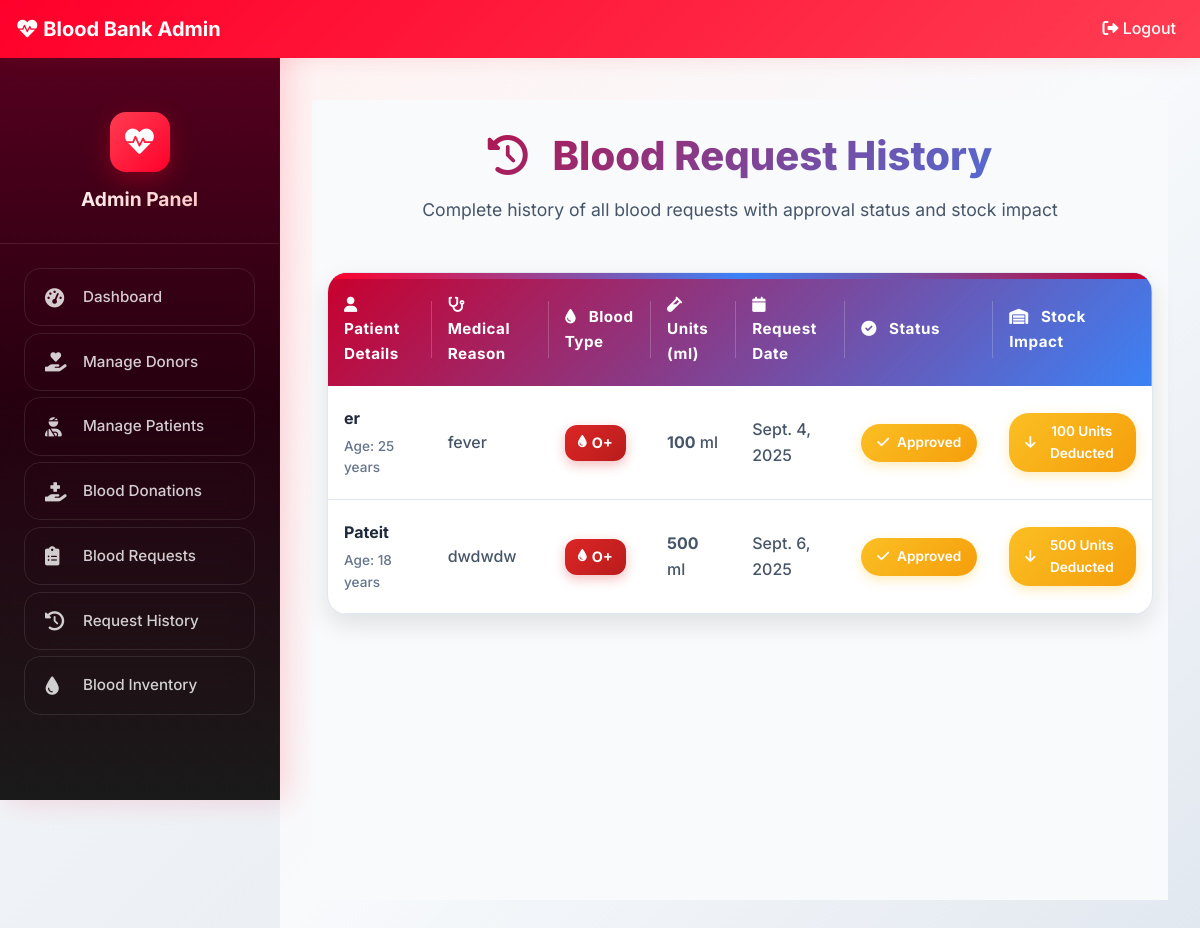
The app's page /admin-request-history (signed in) with its own data.
### blood/models.py (models this page shows, shortened)
class BloodRequest(models.Model):
    request_by_patient=models.ForeignKey(pmodels.Patient,null=True,on_delete=models.CASCADE)
    request_by_donor=models.ForeignKey(dmodels.Donor,null=True,on_delete=models.CASCADE)
    patient_name=models.CharField(max_length=30)
    patient_age=models.PositiveIntegerField()
    reason=models.CharField(max_length=500)
    bloodgroup=models.CharField(max_length=10)
    unit=models.PositiveIntegerField(default=0)
    status=models.CharField(max_length=20,default="Pending")
    date=models.DateField(auto_now=True)

### blood/views.py (the view)
# urls.py: path('admin-request-history', views.admin_request_history_view,name='admin-request-history'),
@login_required(login_url='adminlogin')
def admin_request_history_view(request):
    requests=models.BloodRequest.objects.all().exclude(status='Pending')
    return render(request,'blood/admin_request_history.html',{'requests':requests})

### templates/blood/admin_request_history.html (shortened to what this page needs)
{% extends 'blood/adminbase.html' %}
{% block content %}
{% load widget_tweaks %}
{% load static %}
<div class="request-history-wrapper">
    <div class="container">
        <div class="history-header">
            <h1 class="history-title">
                <i class="fas fa-history" style="margin-right: 1rem; color: #3b82f6;"></i>
                Blood Request History
            </h1>
            <p class="history-subtitle">Complete history of all blood requests with approval status and stock impact</p>
        </div>
        {% if requests %}
            <div class="table-container">
                <table class="modern-table">
                    <thead>
                        <tr>
                            <th scope="col">
                                <i class="fas fa-user" style="margin-right: 0.5rem;"></i>
                                Patient Details
                            </th>
                            <th scope="col">
                                <i class="fas fa-stethoscope" style="margin-right: 0.5rem;"></i>
                                Medical Reason
                            </th>
                            <th scope="col">
                                <i class="fas fa-tint" style="margin-right: 0.5rem;"></i>
                                Blood Type
                            </th>
                            <th scope="col">
                                <i class="fas fa-vial" style="margin-right: 0.5rem;"></i>
                                Units (ml)
                            </th>
                            <th scope="col">
                                <i class="fas fa-calendar" style="margin-right: 0.5rem;"></i>
                                Request Date
                            </th>
                            <th scope="col">
                                <i class="fas fa-check-circle" style="margin-right: 0.5rem;"></i>
                                Status
                            </th>
                            <th scope="col">
                                <i class="fas fa-warehouse" style="margin-right: 0.5rem;"></i>
                                Stock Impact
                            </th>
                        </tr>
                    </thead>
                    <tbody>
                        {% for t in requests %}
                        <tr>
                            <td>
                                <div class="patient-info">
                                    <div class="patient-name">{{t.patient_name}}</div>
                                    <div class="patient-age">Age: {{t.patient_age}} years</div>
                                </div>
                            </td>
                            <td>{{t.reason}}</td>
                            <td>
                                <span class="blood-group-badge">
                                    <i class="fas fa-tint"></i>
                                    {{t.bloodgroup}}
                                </span>
                            </td>
                            <td>
                                <strong>{{t.unit}}</strong> ml
                            </td>
                            <td>{{t.date}}</td>
                            {% if t.status == 'Approved' %}
                                <td>
                                    <span class="status-label status-approved">
                                        <i class="fas fa-check"></i>
                                        Approved
                                    </span>
                                </td>
                                <td>
                                    <span class="stock-label stock-deducted">
                                        <i class="fas fa-arrow-down"></i>
                                        {{t.unit}} Units Deducted
                                    </span>
                                </td>
                            {% endif %}
                        </tr>
                        {% endfor %}
                    </tbody>
                </table>
            </div>
        {% endif %}
    </div>
</div>
{% endblock content %}

### static/css/modern.css (style rules this page uses)
:root { --primary-100: #FFF2F2; --primary-200: #FFB6B6; --primary-300: #FF7980; --primary-400: #FF3D52; --primary-500: #FF002B; --primary-600: #C9002D; --primary-700: #93002A; --primary-800: #5C0020; --primary-900: #26000F; --primary-red: var(--primary-500); --secondary-red: var(--primary-400); --light-red: var(--primary-100); --dark-red: var(--primary-700); --pure-white: #ffffff; --light-gray: #f8fafc; --medium-gray: #64748b; --dark-gray: #1e293b; --shadow: 0 10px 25px rgba(0, 0, 0, 0.1); --shadow-lg: 0 20px 40px rgba(0, 0, 0, 0.1); }
* { margin: 0; padding: 0; box-sizing: border-box; }
body { font-family: 'Inter', 'Segoe UI', Tahoma, Geneva, Verdana, sans-serif; line-height: 1.6; color: var(--dark-gray); background-color: var(--pure-white); }

### templates/blood/adminbase.html (style rules this page uses)
.admin-body { background: linear-gradient(135deg, #f8fafc 0%, #e2e8f0 100%); font-family: 'Inter', sans-serif; }

### records on screen
BloodRequest: patient_name "er", patient_age "25", reason "fever", bloodgroup "O+", unit "100", date "Sept. 4, 2025"
BloodRequest: patient_name "Pateit", patient_age "18", reason "dwdwdw", bloodgroup "O+", unit "500", date "Sept. 6, 2025"
